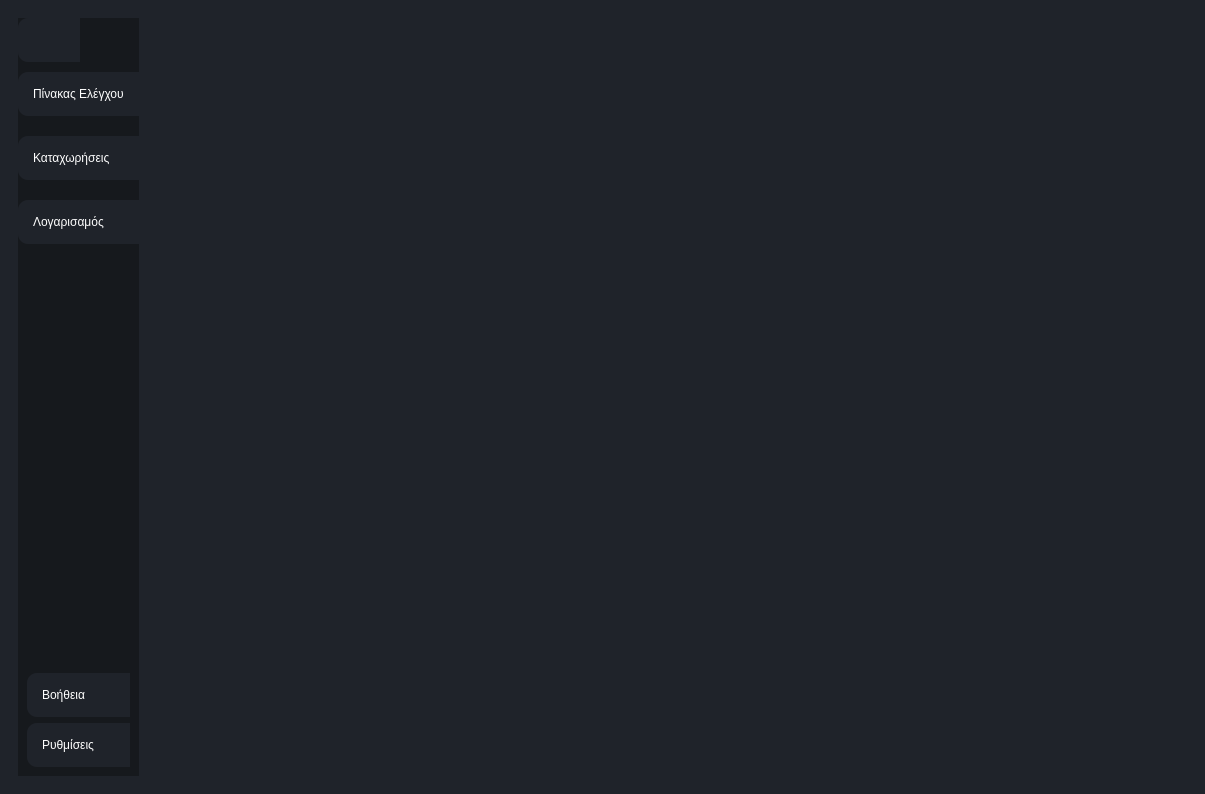
<?xml version="1.0" encoding="UTF-8"?>
<ui version="4.0">
 <class>MainWindow</class>
 <widget class="QMainWindow" name="MainWindow">
  <property name="geometry">
   <rect>
    <x>0</x>
    <y>0</y>
    <width>1205</width>
    <height>794</height>
   </rect>
  </property>
  <property name="sizePolicy">
   <sizepolicy hsizetype="Preferred" vsizetype="Expanding">
    <horstretch>0</horstretch>
    <verstretch>0</verstretch>
   </sizepolicy>
  </property>
  <property name="windowTitle">
   <string>MainWindow</string>
  </property>
  <property name="styleSheet">
   <string notr="true">*{
padding :0;
border : none;
margin : 0;
background : none;
background-color : transparent;
color : #fff
}

#centralwidget{
	background-color: #1f232a;
radius : 12px
}
#leftMenuSubContainer{
	background-color: #16191d;
}

#leftMenuSubContainer QPushButton{
text-align:left;
padding:15px;
border-top-left-radius :10px;
border-bottom-left-radius : 10px;
background-color: #1f232a;

}

#leftMenuSubContainer QPushButton:hover
{
   background-color:rgb(184, 227, 255);
cursor :pointer ;
}

#mainBodyContainer QPushButton{
text-align:center;
padding:10px ,10px ;
border-top-left-radius :10px;
border-bottom-left-radius : 10px;
border-top-right-radius :10px;
border-bottom-right-radius : 10px;
background-color: #16191d;
border-right-color: rgb(255, 46, 60);
}
 
#frame_8 QPushButton{
text-align:center;
padding:5px ;
border-top-left-radius :0px;
border-bottom-left-radius : 0px;
border-top-right-radius :0px;
border-bottom-right-radius : 0px;
background-color: #rgb(171, 171, 171);
}


QLineEdit {
 border: 1px solid white;
}

QComboBox {
 border: 1px solid white;
}</string>
  </property>
  <widget class="QWidget" name="centralwidget">
   <layout class="QHBoxLayout" name="horizontalLayout">
    <item alignment="Qt::AlignLeft">
     <widget class="QWidget" name="leftMenuContainer" native="true">
      <layout class="QVBoxLayout" name="verticalLayout">
       <item alignment="Qt::AlignLeft">
        <widget class="QWidget" name="leftMenuSubContainer" native="true">
         <layout class="QVBoxLayout" name="verticalLayout_2">
          <property name="spacing">
           <number>0</number>
          </property>
          <property name="leftMargin">
           <number>0</number>
          </property>
          <property name="topMargin">
           <number>0</number>
          </property>
          <property name="rightMargin">
           <number>0</number>
          </property>
          <property name="bottomMargin">
           <number>0</number>
          </property>
          <item alignment="Qt::AlignTop">
           <widget class="QFrame" name="frame">
            <property name="frameShape">
             <enum>QFrame::StyledPanel</enum>
            </property>
            <property name="frameShadow">
             <enum>QFrame::Raised</enum>
            </property>
            <layout class="QHBoxLayout" name="horizontalLayout_2">
             <property name="spacing">
              <number>0</number>
             </property>
             <property name="leftMargin">
              <number>0</number>
             </property>
             <property name="topMargin">
              <number>0</number>
             </property>
             <property name="rightMargin">
              <number>0</number>
             </property>
             <property name="bottomMargin">
              <number>10</number>
             </property>
             <item alignment="Qt::AlignLeft">
              <widget class="QPushButton" name="pushButton">
               <property name="toolTip">
                <string>information</string>
               </property>
               <property name="styleSheet">
                <string notr="true"/>
               </property>
               <property name="text">
                <string/>
               </property>
               <property name="icon">
                <iconset resource="img/resources.qrc">
                 <normaloff>:/icons/feather/align-justify.svg</normaloff>:/icons/feather/align-justify.svg</iconset>
               </property>
               <property name="iconSize">
                <size>
                 <width>30</width>
                 <height>30</height>
                </size>
               </property>
               <property name="default">
                <bool>false</bool>
               </property>
               <property name="flat">
                <bool>false</bool>
               </property>
              </widget>
             </item>
            </layout>
           </widget>
          </item>
          <item alignment="Qt::AlignTop">
           <widget class="QFrame" name="frame_2">
            <property name="sizePolicy">
             <sizepolicy hsizetype="Preferred" vsizetype="Preferred">
              <horstretch>0</horstretch>
              <verstretch>0</verstretch>
             </sizepolicy>
            </property>
            <property name="frameShape">
             <enum>QFrame::StyledPanel</enum>
            </property>
            <property name="frameShadow">
             <enum>QFrame::Raised</enum>
            </property>
            <layout class="QVBoxLayout" name="verticalLayout_3">
             <property name="spacing">
              <number>20</number>
             </property>
             <property name="leftMargin">
              <number>0</number>
             </property>
             <property name="topMargin">
              <number>0</number>
             </property>
             <property name="rightMargin">
              <number>0</number>
             </property>
             <property name="bottomMargin">
              <number>0</number>
             </property>
             <item>
              <widget class="QPushButton" name="dashboard_pushButton">
               <property name="toolTip">
                <string>information</string>
               </property>
               <property name="styleSheet">
                <string notr="true"/>
               </property>
               <property name="text">
                <string>Πίνακας Ελέγχου</string>
               </property>
               <property name="icon">
                <iconset resource="img/resources.qrc">
                 <normaloff>:/icons/feather/home.svg</normaloff>:/icons/feather/home.svg</iconset>
               </property>
               <property name="iconSize">
                <size>
                 <width>20</width>
                 <height>20</height>
                </size>
               </property>
               <property name="default">
                <bool>false</bool>
               </property>
               <property name="flat">
                <bool>false</bool>
               </property>
              </widget>
             </item>
             <item>
              <widget class="QPushButton" name="entries_pushButton">
               <property name="toolTip">
                <string>information</string>
               </property>
               <property name="styleSheet">
                <string notr="true"/>
               </property>
               <property name="text">
                <string>Καταχωρήσεις</string>
               </property>
               <property name="icon">
                <iconset resource="img/resources.qrc">
                 <normaloff>:/icons/feather/archive.svg</normaloff>:/icons/feather/archive.svg</iconset>
               </property>
               <property name="iconSize">
                <size>
                 <width>20</width>
                 <height>20</height>
                </size>
               </property>
               <property name="default">
                <bool>false</bool>
               </property>
               <property name="flat">
                <bool>false</bool>
               </property>
              </widget>
             </item>
             <item>
              <widget class="QPushButton" name="account_pushButton">
               <property name="toolTip">
                <string>information</string>
               </property>
               <property name="styleSheet">
                <string notr="true"/>
               </property>
               <property name="text">
                <string>Λογαρισαμός</string>
               </property>
               <property name="icon">
                <iconset resource="img/resources.qrc">
                 <normaloff>:/icons/feather/users.svg</normaloff>:/icons/feather/users.svg</iconset>
               </property>
               <property name="iconSize">
                <size>
                 <width>20</width>
                 <height>20</height>
                </size>
               </property>
               <property name="default">
                <bool>false</bool>
               </property>
               <property name="flat">
                <bool>false</bool>
               </property>
              </widget>
             </item>
            </layout>
           </widget>
          </item>
          <item>
           <spacer name="verticalSpacer">
            <property name="orientation">
             <enum>Qt::Vertical</enum>
            </property>
            <property name="sizeHint" stdset="0">
             <size>
              <width>20</width>
              <height>40</height>
             </size>
            </property>
           </spacer>
          </item>
          <item alignment="Qt::AlignBottom">
           <widget class="QFrame" name="frame_3">
            <property name="frameShape">
             <enum>QFrame::StyledPanel</enum>
            </property>
            <property name="frameShadow">
             <enum>QFrame::Raised</enum>
            </property>
            <layout class="QVBoxLayout" name="verticalLayout_4">
             <item>
              <widget class="QPushButton" name="help_pushButton">
               <property name="toolTip">
                <string>information</string>
               </property>
               <property name="styleSheet">
                <string notr="true"/>
               </property>
               <property name="text">
                <string>Βοήθεια</string>
               </property>
               <property name="icon">
                <iconset resource="img/resources.qrc">
                 <normaloff>:/icons/feather/help-circle.svg</normaloff>:/icons/feather/help-circle.svg</iconset>
               </property>
               <property name="iconSize">
                <size>
                 <width>20</width>
                 <height>20</height>
                </size>
               </property>
               <property name="default">
                <bool>false</bool>
               </property>
               <property name="flat">
                <bool>false</bool>
               </property>
              </widget>
             </item>
             <item>
              <widget class="QPushButton" name="settings_pushButton">
               <property name="toolTip">
                <string>information</string>
               </property>
               <property name="styleSheet">
                <string notr="true"/>
               </property>
               <property name="text">
                <string>Ρυθμίσεις</string>
               </property>
               <property name="icon">
                <iconset resource="img/resources.qrc">
                 <normaloff>:/icons/feather/settings.svg</normaloff>:/icons/feather/settings.svg</iconset>
               </property>
               <property name="iconSize">
                <size>
                 <width>20</width>
                 <height>20</height>
                </size>
               </property>
               <property name="default">
                <bool>false</bool>
               </property>
               <property name="flat">
                <bool>false</bool>
               </property>
              </widget>
             </item>
            </layout>
           </widget>
          </item>
         </layout>
        </widget>
       </item>
      </layout>
     </widget>
    </item>
    <item>
     <widget class="QWidget" name="mainBodyContainer" native="true">
      <property name="sizePolicy">
       <sizepolicy hsizetype="Expanding" vsizetype="Preferred">
        <horstretch>0</horstretch>
        <verstretch>0</verstretch>
       </sizepolicy>
      </property>
      <property name="styleSheet">
       <string notr="true"/>
      </property>
      <layout class="QVBoxLayout" name="verticalLayout_5">
       <item>
        <widget class="QStackedWidget" name="main_menu_selection">
         <property name="currentIndex">
          <number>0</number>
         </property>
         <widget class="QWidget" name="page_dashboard"/>
         <widget class="QWidget" name="page_entries">
          <layout class="QVBoxLayout" name="verticalLayout_6">
           <item>
            <widget class="QWidget" name="mainBody" native="true">
             <property name="sizePolicy">
              <sizepolicy hsizetype="Expanding" vsizetype="Preferred">
               <horstretch>0</horstretch>
               <verstretch>0</verstretch>
              </sizepolicy>
             </property>
             <property name="styleSheet">
              <string notr="true"/>
             </property>
             <layout class="QVBoxLayout" name="verticalLayout_7">
              <item>
               <widget class="QFrame" name="push_buttons_selection">
                <property name="frameShape">
                 <enum>QFrame::StyledPanel</enum>
                </property>
                <property name="frameShadow">
                 <enum>QFrame::Raised</enum>
                </property>
                <layout class="QHBoxLayout" name="horizontalLayout_7">
                 <item>
                  <widget class="QPushButton" name="incomes_pushButton">
                   <property name="text">
                    <string>Έσοδα</string>
                   </property>
                  </widget>
                 </item>
                 <item>
                  <widget class="QPushButton" name="expenses_pushButton">
                   <property name="text">
                    <string>Έξοδα</string>
                   </property>
                  </widget>
                 </item>
                 <item>
                  <widget class="QPushButton" name="employees_pushButton">
                   <property name="text">
                    <string>Υπάλληλοι</string>
                   </property>
                  </widget>
                 </item>
                </layout>
               </widget>
              </item>
              <item>
               <widget class="QFrame" name="central_container">
                <property name="sizePolicy">
                 <sizepolicy hsizetype="Preferred" vsizetype="Expanding">
                  <horstretch>0</horstretch>
                  <verstretch>0</verstretch>
                 </sizepolicy>
                </property>
                <property name="frameShape">
                 <enum>QFrame::StyledPanel</enum>
                </property>
                <property name="frameShadow">
                 <enum>QFrame::Raised</enum>
                </property>
                <layout class="QHBoxLayout" name="horizontalLayout_8">
                 <item>
                  <widget class="QStackedWidget" name="entries_stackwidget">
                   <property name="currentIndex">
                    <number>1</number>
                   </property>
                   <widget class="QWidget" name="page_incomes">
                    <layout class="QHBoxLayout" name="horizontalLayout_3">
                     <item>
                      <widget class="QFrame" name="frame_add_incomes">
                       <property name="frameShape">
                        <enum>QFrame::StyledPanel</enum>
                       </property>
                       <property name="frameShadow">
                        <enum>QFrame::Raised</enum>
                       </property>
                      </widget>
                     </item>
                     <item>
                      <widget class="QFrame" name="frame_overview_incomes">
                       <property name="sizePolicy">
                        <sizepolicy hsizetype="Expanding" vsizetype="Preferred">
                         <horstretch>0</horstretch>
                         <verstretch>0</verstretch>
                        </sizepolicy>
                       </property>
                       <property name="frameShape">
                        <enum>QFrame::StyledPanel</enum>
                       </property>
                       <property name="frameShadow">
                        <enum>QFrame::Raised</enum>
                       </property>
                       <layout class="QVBoxLayout" name="verticalLayout_12">
                        <item>
                         <widget class="QFrame" name="frame_46">
                          <property name="sizePolicy">
                           <sizepolicy hsizetype="Minimum" vsizetype="Minimum">
                            <horstretch>0</horstretch>
                            <verstretch>0</verstretch>
                           </sizepolicy>
                          </property>
                          <property name="maximumSize">
                           <size>
                            <width>889</width>
                            <height>653</height>
                           </size>
                          </property>
                          <property name="frameShape">
                           <enum>QFrame::StyledPanel</enum>
                          </property>
                          <property name="frameShadow">
                           <enum>QFrame::Raised</enum>
                          </property>
                          <layout class="QHBoxLayout" name="horizontalLayout_16">
                           <item>
                            <widget class="QPushButton" name="new_income_pushButton_9">
                             <property name="text">
                              <string>Προσθήκη</string>
                             </property>
                             <property name="icon">
                              <iconset resource="img/resources.qrc">
                               <normaloff>:/icons/feather/plus-circle.svg</normaloff>:/icons/feather/plus-circle.svg</iconset>
                             </property>
                            </widget>
                           </item>
                           <item>
                            <widget class="QPushButton" name="edit_income_pushButton_9">
                             <property name="text">
                              <string>Επεξεργασία</string>
                             </property>
                             <property name="icon">
                              <iconset resource="img/resources.qrc">
                               <normaloff>:/icons/feather/edit-2.svg</normaloff>:/icons/feather/edit-2.svg</iconset>
                             </property>
                            </widget>
                           </item>
                           <item>
                            <widget class="QPushButton" name="delete_income_pushButton_9">
                             <property name="text">
                              <string>Διαγραφή</string>
                             </property>
                             <property name="icon">
                              <iconset resource="img/resources.qrc">
                               <normaloff>:/icons/feather/trash-2.svg</normaloff>:/icons/feather/trash-2.svg</iconset>
                             </property>
                            </widget>
                           </item>
                           <item>
                            <spacer name="horizontalSpacer_9">
                             <property name="orientation">
                              <enum>Qt::Horizontal</enum>
                             </property>
                             <property name="sizeHint" stdset="0">
                              <size>
                               <width>40</width>
                               <height>20</height>
                              </size>
                             </property>
                            </spacer>
                           </item>
                           <item>
                            <widget class="QPushButton" name="pushButton_explore_9">
                             <property name="text">
                              <string>PushButton</string>
                             </property>
                            </widget>
                           </item>
                          </layout>
                         </widget>
                        </item>
                        <item>
                         <widget class="QTableWidget" name="incomes_tableWidget_9">
                          <property name="sizePolicy">
                           <sizepolicy hsizetype="Preferred" vsizetype="Expanding">
                            <horstretch>0</horstretch>
                            <verstretch>0</verstretch>
                           </sizepolicy>
                          </property>
                         </widget>
                        </item>
                       </layout>
                      </widget>
                     </item>
                    </layout>
                   </widget>
                   <widget class="QWidget" name="page_expenses">
                    <layout class="QHBoxLayout" name="horizontalLayout_9">
                     <item alignment="Qt::AlignLeft|Qt::AlignVCenter">
                      <widget class="QFrame" name="frame_add_expense">
                       <property name="sizePolicy">
                        <sizepolicy hsizetype="Minimum" vsizetype="Minimum">
                         <horstretch>100</horstretch>
                         <verstretch>0</verstretch>
                        </sizepolicy>
                       </property>
                       <property name="styleSheet">
                        <string notr="true">
background-color: rgb(48, 40, 70)</string>
                       </property>
                       <property name="frameShape">
                        <enum>QFrame::StyledPanel</enum>
                       </property>
                       <property name="frameShadow">
                        <enum>QFrame::Raised</enum>
                       </property>
                       <layout class="QVBoxLayout" name="verticalLayout_13">
                        <item>
                         <widget class="QFrame" name="frame_fill_fields">
                          <property name="sizePolicy">
                           <sizepolicy hsizetype="Minimum" vsizetype="Minimum">
                            <horstretch>0</horstretch>
                            <verstretch>0</verstretch>
                           </sizepolicy>
                          </property>
                          <property name="frameShape">
                           <enum>QFrame::StyledPanel</enum>
                          </property>
                          <property name="frameShadow">
                           <enum>QFrame::Raised</enum>
                          </property>
                          <layout class="QHBoxLayout" name="horizontalLayout_4">
                           <item alignment="Qt::AlignTop">
                            <widget class="QFrame" name="frame_6">
                             <property name="sizePolicy">
                              <sizepolicy hsizetype="Minimum" vsizetype="Minimum">
                               <horstretch>0</horstretch>
                               <verstretch>0</verstretch>
                              </sizepolicy>
                             </property>
                             <property name="frameShape">
                              <enum>QFrame::StyledPanel</enum>
                             </property>
                             <property name="frameShadow">
                              <enum>QFrame::Raised</enum>
                             </property>
                             <layout class="QVBoxLayout" name="verticalLayout_16">
                              <item>
                               <widget class="QFrame" name="frame_35">
                                <property name="frameShape">
                                 <enum>QFrame::StyledPanel</enum>
                                </property>
                                <property name="frameShadow">
                                 <enum>QFrame::Raised</enum>
                                </property>
                                <layout class="QHBoxLayout" name="horizontalLayout_19">
                                 <item>
                                  <widget class="QLabel" name="label_3">
                                   <property name="text">
                                    <string>Κατηγορία</string>
                                   </property>
                                  </widget>
                                 </item>
                                 <item>
                                  <widget class="QComboBox" name="comboBox_expense_category"/>
                                 </item>
                                </layout>
                               </widget>
                              </item>
                              <item>
                               <widget class="QFrame" name="frame_44">
                                <property name="frameShape">
                                 <enum>QFrame::StyledPanel</enum>
                                </property>
                                <property name="frameShadow">
                                 <enum>QFrame::Raised</enum>
                                </property>
                                <layout class="QHBoxLayout" name="horizontalLayout_18">
                                 <item alignment="Qt::AlignRight">
                                  <widget class="QLabel" name="label_4">
                                   <property name="sizePolicy">
                                    <sizepolicy hsizetype="Preferred" vsizetype="Preferred">
                                     <horstretch>0</horstretch>
                                     <verstretch>0</verstretch>
                                    </sizepolicy>
                                   </property>
                                   <property name="text">
                                    <string>Ποσό(€)</string>
                                   </property>
                                  </widget>
                                 </item>
                                 <item>
                                  <widget class="QLineEdit" name="lineEdit_expense_price"/>
                                 </item>
                                </layout>
                               </widget>
                              </item>
                              <item>
                               <widget class="QFrame" name="frame_47">
                                <property name="frameShape">
                                 <enum>QFrame::StyledPanel</enum>
                                </property>
                                <property name="frameShadow">
                                 <enum>QFrame::Raised</enum>
                                </property>
                                <layout class="QHBoxLayout" name="horizontalLayout_17">
                                 <item>
                                  <widget class="QLabel" name="label_5">
                                   <property name="text">
                                    <string>ΦΠΑ(%)</string>
                                   </property>
                                  </widget>
                                 </item>
                                 <item>
                                  <widget class="QLineEdit" name="lineEdit_expense_vat"/>
                                 </item>
                                </layout>
                               </widget>
                              </item>
                             </layout>
                            </widget>
                           </item>
                           <item alignment="Qt::AlignTop">
                            <widget class="QFrame" name="frame_7">
                             <property name="sizePolicy">
                              <sizepolicy hsizetype="Minimum" vsizetype="Minimum">
                               <horstretch>0</horstretch>
                               <verstretch>0</verstretch>
                              </sizepolicy>
                             </property>
                             <property name="frameShape">
                              <enum>QFrame::StyledPanel</enum>
                             </property>
                             <property name="frameShadow">
                              <enum>QFrame::Raised</enum>
                             </property>
                             <layout class="QVBoxLayout" name="verticalLayout_15">
                              <item>
                               <widget class="QFrame" name="frame_8">
                                <property name="frameShape">
                                 <enum>QFrame::StyledPanel</enum>
                                </property>
                                <property name="frameShadow">
                                 <enum>QFrame::Raised</enum>
                                </property>
                                <layout class="QHBoxLayout" name="horizontalLayout_5">
                                 <item>
                                  <widget class="QLabel" name="label">
                                   <property name="text">
                                    <string>Τύπος</string>
                                   </property>
                                  </widget>
                                 </item>
                                 <item>
                                  <widget class="QComboBox" name="comboBox_expense_type"/>
                                 </item>
                                </layout>
                               </widget>
                              </item>
                              <item>
                               <widget class="QFrame" name="frame_34">
                                <property name="frameShape">
                                 <enum>QFrame::StyledPanel</enum>
                                </property>
                                <property name="frameShadow">
                                 <enum>QFrame::Raised</enum>
                                </property>
                                <layout class="QHBoxLayout" name="horizontalLayout_6">
                                 <item>
                                  <widget class="QLabel" name="label_2">
                                   <property name="text">
                                    <string>Αποφορολογητέο(€)</string>
                                   </property>
                                  </widget>
                                 </item>
                                 <item>
                                  <widget class="QLineEdit" name="lineEdit_expense_non_taxable_price"/>
                                 </item>
                                </layout>
                               </widget>
                              </item>
                             </layout>
                            </widget>
                           </item>
                          </layout>
                         </widget>
                        </item>
                        <item>
                         <widget class="QFrame" name="frame_buttons">
                          <property name="sizePolicy">
                           <sizepolicy hsizetype="Minimum" vsizetype="Minimum">
                            <horstretch>0</horstretch>
                            <verstretch>0</verstretch>
                           </sizepolicy>
                          </property>
                          <property name="frameShape">
                           <enum>QFrame::StyledPanel</enum>
                          </property>
                          <property name="frameShadow">
                           <enum>QFrame::Raised</enum>
                          </property>
                          <layout class="QHBoxLayout" name="horizontalLayout_20">
                           <item>
                            <widget class="QPushButton" name="pushButton_save_expense">
                             <property name="sizePolicy">
                              <sizepolicy hsizetype="Expanding" vsizetype="Fixed">
                               <horstretch>0</horstretch>
                               <verstretch>0</verstretch>
                              </sizepolicy>
                             </property>
                             <property name="maximumSize">
                              <size>
                               <width>167</width>
                               <height>16777215</height>
                              </size>
                             </property>
                             <property name="text">
                              <string>Προσθήκη</string>
                             </property>
                             <property name="icon">
                              <iconset resource="img/resources.qrc">
                               <normaloff>:/icons/feather/plus-circle.svg</normaloff>:/icons/feather/plus-circle.svg</iconset>
                             </property>
                            </widget>
                           </item>
                           <item alignment="Qt::AlignRight">
                            <widget class="QPushButton" name="pushButton_minimize_form">
                             <property name="text">
                              <string/>
                             </property>
                             <property name="icon">
                              <iconset resource="img/resources.qrc">
                               <normaloff>:/icons/feather/chevron-left.svg</normaloff>:/icons/feather/chevron-left.svg</iconset>
                             </property>
                            </widget>
                           </item>
                          </layout>
                         </widget>
                        </item>
                       </layout>
                      </widget>
                     </item>
                     <item>
                      <widget class="QFrame" name="frame_table_expenses">
                       <property name="sizePolicy">
                        <sizepolicy hsizetype="Expanding" vsizetype="Expanding">
                         <horstretch>100</horstretch>
                         <verstretch>0</verstretch>
                        </sizepolicy>
                       </property>
                       <property name="frameShape">
                        <enum>QFrame::StyledPanel</enum>
                       </property>
                       <property name="frameShadow">
                        <enum>QFrame::Raised</enum>
                       </property>
                       <layout class="QVBoxLayout" name="verticalLayout_8">
                        <item>
                         <widget class="QFrame" name="frame_38">
                          <property name="sizePolicy">
                           <sizepolicy hsizetype="Expanding" vsizetype="Preferred">
                            <horstretch>0</horstretch>
                            <verstretch>0</verstretch>
                           </sizepolicy>
                          </property>
                          <property name="maximumSize">
                           <size>
                            <width>889</width>
                            <height>653</height>
                           </size>
                          </property>
                          <property name="frameShape">
                           <enum>QFrame::StyledPanel</enum>
                          </property>
                          <property name="frameShadow">
                           <enum>QFrame::Raised</enum>
                          </property>
                          <layout class="QHBoxLayout" name="horizontalLayout_10">
                           <item>
                            <widget class="QPushButton" name="new_expense_pushButton">
                             <property name="text">
                              <string>Προσθήκη</string>
                             </property>
                             <property name="icon">
                              <iconset resource="img/resources.qrc">
                               <normaloff>:/icons/feather/plus-circle.svg</normaloff>:/icons/feather/plus-circle.svg</iconset>
                             </property>
                            </widget>
                           </item>
                           <item>
                            <widget class="QPushButton" name="edit_expense_pushButton">
                             <property name="text">
                              <string>Επεξεργασία</string>
                             </property>
                             <property name="icon">
                              <iconset resource="img/resources.qrc">
                               <normaloff>:/icons/feather/edit-2.svg</normaloff>:/icons/feather/edit-2.svg</iconset>
                             </property>
                            </widget>
                           </item>
                           <item>
                            <widget class="QPushButton" name="delete_expense_pushButton">
                             <property name="text">
                              <string>Διαγραφή</string>
                             </property>
                             <property name="icon">
                              <iconset resource="img/resources.qrc">
                               <normaloff>:/icons/feather/trash-2.svg</normaloff>:/icons/feather/trash-2.svg</iconset>
                             </property>
                            </widget>
                           </item>
                           <item>
                            <spacer name="horizontalSpacer">
                             <property name="orientation">
                              <enum>Qt::Horizontal</enum>
                             </property>
                             <property name="sizeHint" stdset="0">
                              <size>
                               <width>40</width>
                               <height>20</height>
                              </size>
                             </property>
                            </spacer>
                           </item>
                           <item>
                            <widget class="QPushButton" name="pushButton_explore">
                             <property name="text">
                              <string>PushButton</string>
                             </property>
                            </widget>
                           </item>
                          </layout>
                         </widget>
                        </item>
                        <item>
                         <widget class="QTableWidget" name="expenses_tableWidget">
                          <property name="sizePolicy">
                           <sizepolicy hsizetype="Expanding" vsizetype="Expanding">
                            <horstretch>0</horstretch>
                            <verstretch>0</verstretch>
                           </sizepolicy>
                          </property>
                         </widget>
                        </item>
                       </layout>
                      </widget>
                     </item>
                    </layout>
                   </widget>
                  </widget>
                 </item>
                </layout>
               </widget>
              </item>
             </layout>
            </widget>
           </item>
          </layout>
         </widget>
         <widget class="QWidget" name="page_account"/>
        </widget>
       </item>
      </layout>
     </widget>
    </item>
   </layout>
  </widget>
 </widget>
 <resources>
  <include location="img/resources.qrc"/>
 </resources>
 <connections/>
</ui>
